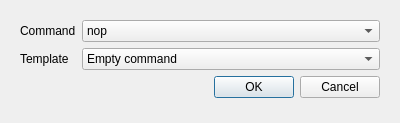
<?xml version="1.0" encoding="UTF-8"?>
<ui version="4.0">
 <class>dialog_add_block</class>
 <widget class="QDialog" name="dialog_add_block">
  <property name="geometry">
   <rect>
    <x>0</x>
    <y>0</y>
    <width>400</width>
    <height>123</height>
   </rect>
  </property>
  <property name="sizePolicy">
   <sizepolicy hsizetype="Preferred" vsizetype="Preferred">
    <horstretch>0</horstretch>
    <verstretch>0</verstretch>
   </sizepolicy>
  </property>
  <property name="minimumSize">
   <size>
    <width>400</width>
    <height>0</height>
   </size>
  </property>
  <property name="maximumSize">
   <size>
    <width>16777215</width>
    <height>16777215</height>
   </size>
  </property>
  <property name="windowTitle">
   <string>Dialog</string>
  </property>
  <property name="sizeGripEnabled">
   <bool>false</bool>
  </property>
  <property name="modal">
   <bool>false</bool>
  </property>
  <layout class="QGridLayout" name="gridLayout">
   <property name="sizeConstraint">
    <enum>QLayout::SetDefaultConstraint</enum>
   </property>
   <item row="0" column="0">
    <widget class="QStackedWidget" name="stackedw_add_block_dialog">
     <property name="currentIndex">
      <number>1</number>
     </property>
     <widget class="QWidget" name="page_add_recv_send_block">
      <layout class="QFormLayout" name="formLayout">
       <item row="0" column="0">
        <widget class="QLabel" name="label">
         <property name="text">
          <string>Template</string>
         </property>
        </widget>
       </item>
       <item row="0" column="1">
        <widget class="QComboBox" name="comboBox_template_recv_send_block">
         <item>
          <property name="text">
           <string>Empty command</string>
          </property>
         </item>
        </widget>
       </item>
       <item row="1" column="1">
        <widget class="QDialogButtonBox" name="buttonBox_recv_send_block">
         <property name="standardButtons">
          <set>QDialogButtonBox::Cancel|QDialogButtonBox::Ok</set>
         </property>
        </widget>
       </item>
      </layout>
     </widget>
     <widget class="QWidget" name="page_add_action_block">
      <layout class="QFormLayout" name="formLayout_2">
       <item row="0" column="0">
        <widget class="QLabel" name="label_2">
         <property name="text">
          <string>Command</string>
         </property>
        </widget>
       </item>
       <item row="0" column="1">
        <widget class="QComboBox" name="comboBox_command_action_block">
         <item>
          <property name="text">
           <string>nop</string>
          </property>
         </item>
         <item>
          <property name="text">
           <string>pause</string>
          </property>
         </item>
        </widget>
       </item>
       <item row="1" column="0">
        <widget class="QLabel" name="label_3">
         <property name="text">
          <string>Template</string>
         </property>
        </widget>
       </item>
       <item row="1" column="1">
        <widget class="QComboBox" name="comboBox_template_action_block">
         <item>
          <property name="text">
           <string>Empty command</string>
          </property>
         </item>
        </widget>
       </item>
       <item row="2" column="1">
        <widget class="QDialogButtonBox" name="buttonBox_action_block">
         <property name="standardButtons">
          <set>QDialogButtonBox::Cancel|QDialogButtonBox::Ok</set>
         </property>
        </widget>
       </item>
      </layout>
     </widget>
    </widget>
   </item>
  </layout>
 </widget>
 <resources/>
 <connections/>
</ui>
